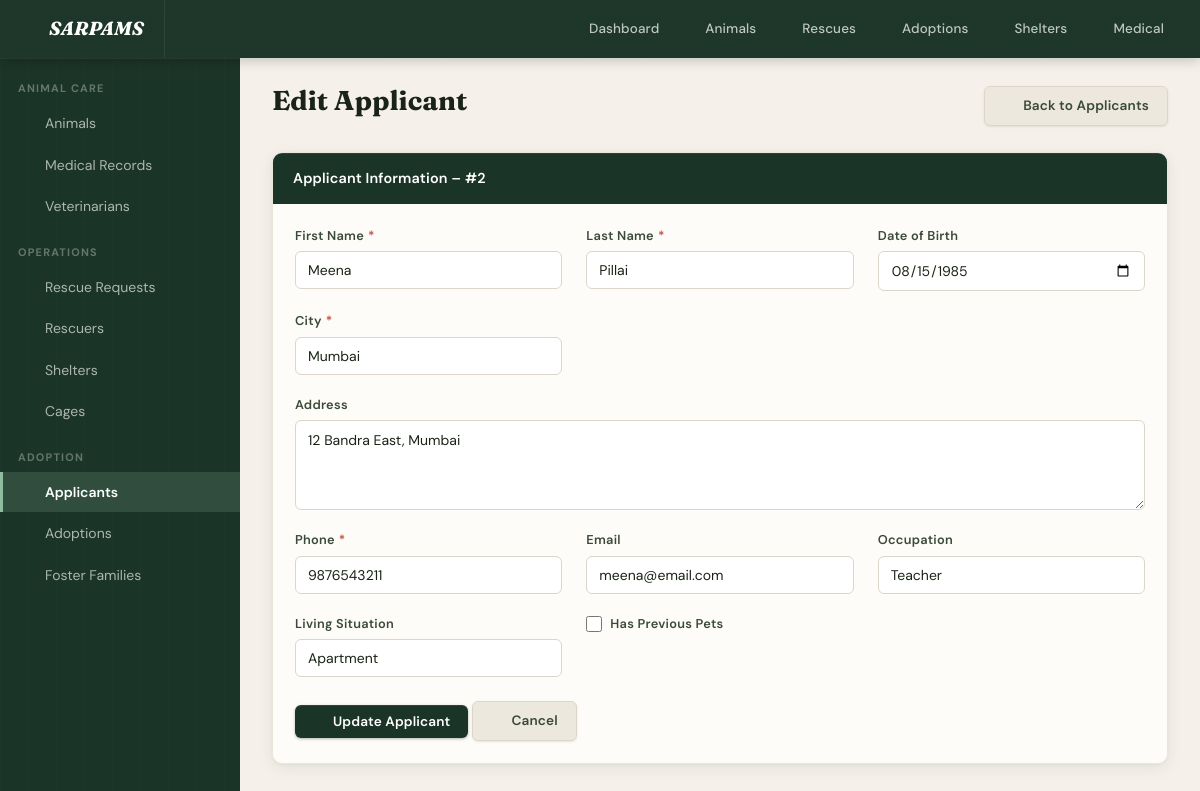
The app's page /adoption_applicants/edit.php?id=2 with its own data.
### tables this page shows
CREATE TABLE IF NOT EXISTS ADOPTION_APPLICANT (
    applicant_id       INT AUTO_INCREMENT PRIMARY KEY,
    first_name         VARCHAR(50)  NOT NULL,
    last_name          VARCHAR(50)  NOT NULL,
    dob                DATE,
    address            VARCHAR(200) NOT NULL,
    city               VARCHAR(60)  NOT NULL,
    phone              VARCHAR(15)  NOT NULL,
    email              VARCHAR(100),
    occupation         VARCHAR(100),
    has_previous_pets  BOOLEAN DEFAULT FALSE,
    living_situation   VARCHAR(100),
    created_at         TIMESTAMP DEFAULT CURRENT_TIMESTAMP
);

### config/db.php (called while the page is built, shortened)
<?php
function getDB() {
    static $conn = null;
    if ($conn === null) {
        $conn = new mysqli(DB_HOST, DB_USER, DB_PASS, DB_NAME);
        $conn->set_charset('utf8mb4');
    }
    return $conn;
}
function query($sql) {
    $result = getDB()->query($sql);
    return $result;
}
function fetchOne($sql) {
    $result = query($sql);
    return $result->fetch_assoc();
}

### adoption_applicants/edit.php (the view, shortened to what this page needs)
<?php
require_once __DIR__ . '/../config/db.php';
$id = isset($_GET['id']) ? (int)$_GET['id'] : 0;
$applicant = fetchOne("SELECT * FROM ADOPTION_APPLICANT WHERE applicant_id=$id");
$d = ($_SERVER['REQUEST_METHOD'] === 'POST') ? $_POST : $applicant;
require_once __DIR__ . '/../includes/header.php';
?>
<div class="page-header">
    <h1 class="page-title">Edit Applicant</h1>
    <a href="/sarpams/adoption_applicants/index.php" class="btn btn-secondary"><i data-lucide="arrow-left"></i> Back to Applicants</a>
</div>
<div class="card">
    <div class="card-header">Applicant Information – #<?= $id ?></div>
    <div class="card-body">
        <form method="post" action="">
            <div class="form-grid">
                <div class="form-group required">
                    <label>First Name</label>
                    <input type="text" name="first_name" value="<?= htmlspecialchars($d['first_name'] ?? '') ?>" required>
                </div>
                <div class="form-group required">
                    <label>Last Name</label>
                    <input type="text" name="last_name" value="<?= htmlspecialchars($d['last_name'] ?? '') ?>" required>
                </div>
                <div class="form-group">
                    <label>Date of Birth</label>
                    <input type="date" name="dob" value="<?= htmlspecialchars($d['dob'] ?? '') ?>">
                </div>
                <div class="form-group required">
                    <label>City</label>
                    <input type="text" name="city" value="<?= htmlspecialchars($d['city'] ?? '') ?>" required>
                </div>
                <div class="form-group full">
                    <label>Address</label>
                    <textarea name="address" rows="2"><?= htmlspecialchars($d['address'] ?? '') ?></textarea>
                </div>
                <div class="form-group required">
                    <label>Phone</label>
                    <input type="text" name="phone" value="<?= htmlspecialchars($d['phone'] ?? '') ?>" required>
                </div>
                <div class="form-group">
                    <label>Email</label>
                    <input type="email" name="email" value="<?= htmlspecialchars($d['email'] ?? '') ?>">
                </div>
                <div class="form-group">
                    <label>Occupation</label>
                    <input type="text" name="occupation" value="<?= htmlspecialchars($d['occupation'] ?? '') ?>">
                </div>
                <div class="form-group">
                    <label>Living Situation</label>
                    <input type="text" name="living_situation" value="<?= htmlspecialchars($d['living_situation'] ?? '') ?>">
                </div>
                <div class="form-group">
                    <label style="display:flex;align-items:center;gap:.5rem;">
                        <input type="checkbox" name="has_previous_pets" <?= ($d['has_previous_pets'] ?? 0) ? 'checked' : '' ?>>
                        Has Previous Pets
                    </label>
                </div>
            </div>
            <div style="margin-top:1.5rem;">
                <button type="submit" class="btn btn-primary"><i data-lucide="save"></i> Update Applicant</button>
                <a href="/sarpams/adoption_applicants/index.php" class="btn btn-secondary"><i data-lucide="x"></i> Cancel</a>
            </div>
        </form>
    </div>
</div>

### records on screen
adoption_applicant: first_name "Meena", last_name "Pillai", dob "08/15/1985", city "Mumbai", address "12 Bandra East, Mumbai", phone "9876543211", email "meena@email.com", occupation "Teacher", living_situation "Apartment"

### other values on screen
$id "2"
